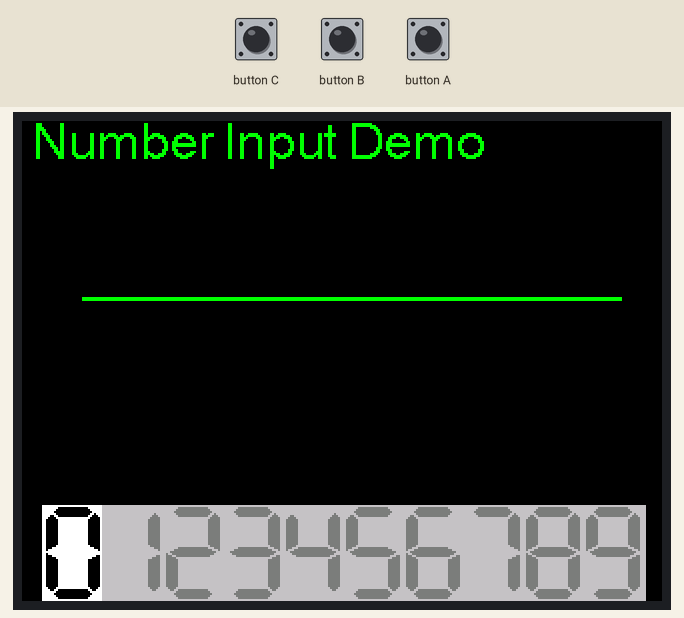
This sketch was run on a simulated ESP32. Parts: 320×240 colour display. Inputs (shaded band) come from the test bench.

Above: at 1.5 s.
1.6 s: button B pressed for 3.2 s
At 3.9 s:
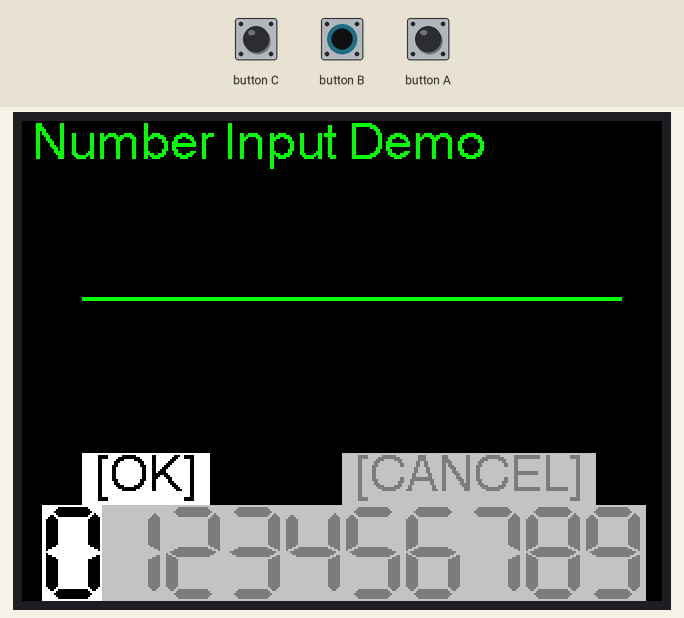
6.3 s: button C pressed for 0.15 s
At 6.7 s:
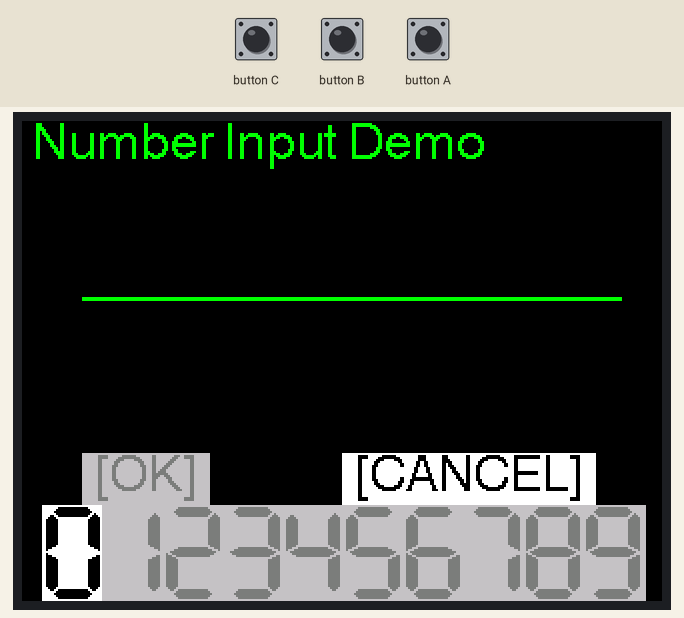
7.9 s: button B pressed for 0.15 s
At 8.9 s:
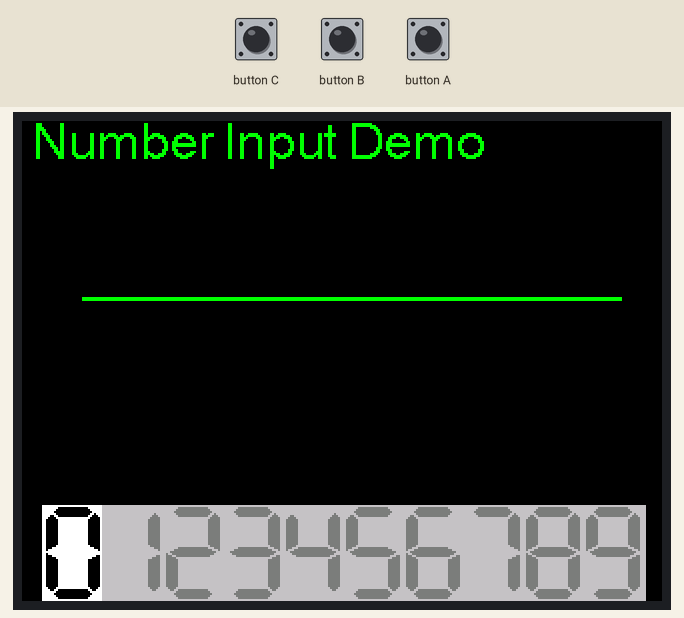
9.6 s: button C pressed for 1 s
At 10.2 s:
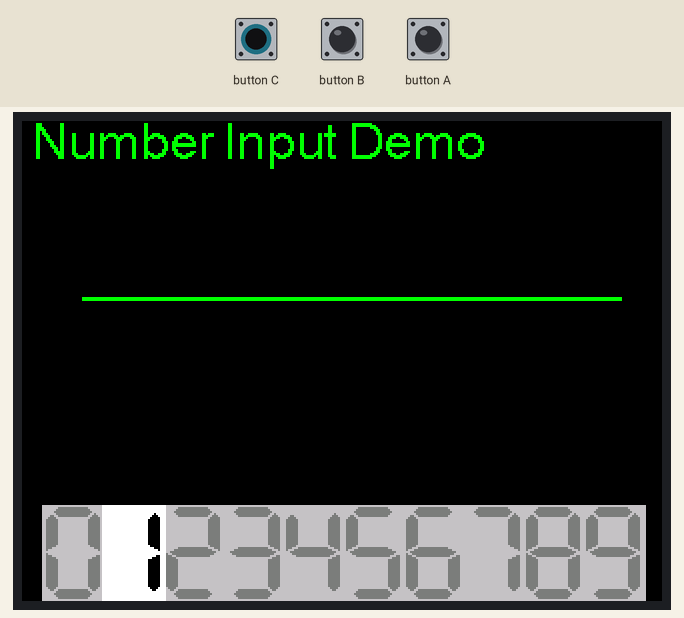
12.1 s: button A pressed for 0.15 s
At 13.3 s:
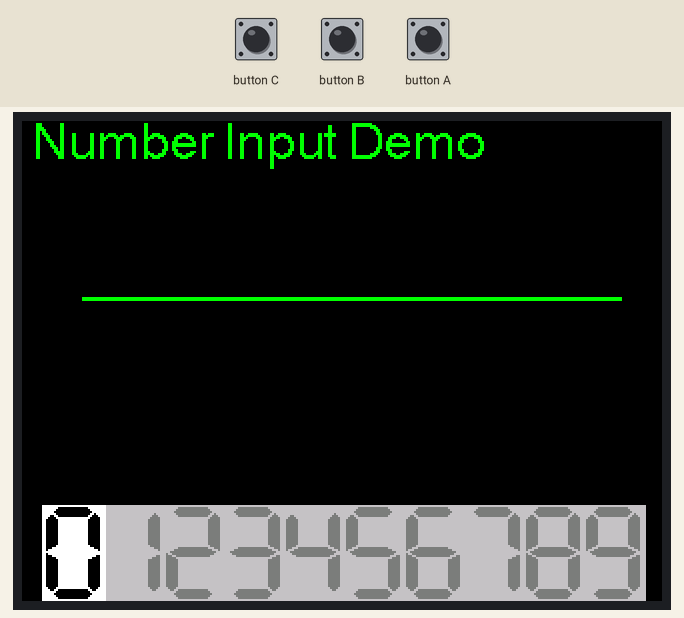
Timing chart, 0 to 14.7 s (numbered marks = the images above; inputs shaded):
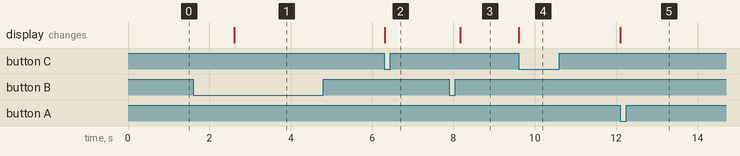

The sketch:

M5StackNumberIF.ino
```cpp
// 数字入力IF
#include <M5Stack.h>

int number = 0; // 入力数字
int num = 0;    // 選択中の数字
int ok = 0;     // 数字入力確定、キャンセル
unsigned long displayTime = 0;  // 長押し判定用
int ll = 0;     // 数字入力状態 0=無選択、1=Bボタン押、2=長押状態、3=確定/キャンセル選択中


void setup()
{
	// put your setup code here, to run once:
	M5.begin();
	M5.Lcd.setCursor(0, 0);
	M5.Lcd.fillScreen(BLACK);
	M5.Lcd.setTextFont(4);
	M5.Lcd.setTextColor(WHITE, BLACK);

	inputdisp(GREEN, 0, 0, " Number Input Demo ");
}


// 数字入力表示初期化
// (x,y)にstr文字を表示
void inputdisp(int col, int x, int y, char *str)
{
	int i;

	M5.Lcd.fillScreen(BLACK);
	M5.Lcd.setTextFont(4);
	M5.Lcd.setTextColor(col, BLACK);
	M5.Lcd.setCursor(x, y);
	M5.Lcd.print(str);

	// 文字入力エリア
	M5.Lcd.setTextFont(7);
	M5.Lcd.setTextColor(BLACK, col);
	numdisp(30, 40, number, 9, col, col);

	// 数字選択エリア
	for(i=0; i<10; i++){
		if(num == i){  // 選択中
			M5.Lcd.setTextColor(BLACK, WHITE);
		}
		else{
			M5.Lcd.setTextColor(DARKGREY, LIGHTGREY);
		}
		M5.Lcd.drawNumber(i, 10+30*i, 240-48, 7);
	}
}


// 数字選択描画
// on=選択数字、off=解除数字
void select(int off, int on)
{
	M5.Lcd.setTextColor(DARKGREY, LIGHTGREY);
	M5.Lcd.drawNumber(off, 10+30*off, 240-48, 7);
	M5.Lcd.setTextColor(BLACK, WHITE);
	M5.Lcd.drawNumber(on, 10+30*on, 240-48, 7);
}


// 数字入力エリア描画
// 右上指定座標(x, y)から9文字分(幅270、高48+2）のエリアに数字描画
// 数字は右詰め
void numdisp(int x, int y, int num, int keta, int col, int cur)
{
	// 下線
	if(cur != BLACK){
		M5.Lcd.fillRect(x, y+48, 270, 2, col);
	}
	// フォント7は、30×48画素
	int i;
	int j;
	int k = 0;
	int pos = 0;
	int div = pow(10, keta-1);
	for(i=0; i<keta; i++){
		j = (num / div) % 10;
		if(j != 0){   // はじめて1以上の数値が来た時から入力を認識
			k = 1;
		}
		if(j != 0 || k != 0){
			M5.Lcd.setTextColor(BLACK, col);
			M5.Lcd.drawNumber(j, x+30*i, y, 7);
		}
		if(k != 0){
			pos++;
		}
		div /= 10;
	}
}


// 数字入力確定、キャンセル選択表示
// 0=ok, 1=cancel
void okdisp(int ok)
{
	if(ok == 0){
		M5.Lcd.setTextColor(BLACK, WHITE);
	}
	else{
		M5.Lcd.setTextColor(DARKGREY, LIGHTGREY);
	}
	M5.Lcd.setCursor(30, 240-48-26);
	M5.Lcd.setTextFont(4);
	M5.Lcd.print(" [OK] ");

	if(ok != 0){
		M5.Lcd.setTextColor(BLACK, WHITE);
	}
	else{
		M5.Lcd.setTextColor(DARKGREY, LIGHTGREY);
	}
	M5.Lcd.setCursor(160, 240-48-26);
	M5.Lcd.setTextFont(4);
	M5.Lcd.print(" [CANCEL] ");
}


void loop() {
	// put your main code here, to run repeatedly:
	M5.update();
	if(M5.BtnA.wasPressed()){
		if(ll == 0){
			if(num > 0){
				select(num, num-1);
				num--;
			}
		}
		else if(ll == 3){
			ok = 0;
			okdisp(ok);
		}
	}
	if(M5.BtnC.wasPressed()){
		if(ll == 0){
			if(num < 9){
				select(num, num+1);
				num++;
			}
		}
		else if(ll == 3){
			ok = 1;
			okdisp(ok);
		}
	}

	if(M5.BtnB.wasPressed()){
		if(ll >= 2){

		}
		else{
			displayTime = millis();
			ll = 1;
		}
	}
	if(M5.BtnB.wasReleased()){
		if(ll == 1){
			if(number < 100000000){
				number = (number * 10) + num;
				numdisp(30, 40, number, 9, GREEN, GREEN);
			}
			ll = 0;
		}
		else if(ll == 2){
			ll++;
		}
		else if(ll == 3){
			number = 0;
			num = 0;
			inputdisp(GREEN, 0, 0, " Number Input Demo ");
			ll = 0;
		}
	}

	// 長押し判定
	if(ll == 1){
		if(millis() - displayTime >= 1000){
			okdisp(0);
			ll = 2;
		}
	}
}
```

Measured:
- after the input at 1.6 s, the display: changes after 1.0 s (image 1)
- after the input at 6.3 s, the display: changes at once (image 2)
- after the input at 7.9 s, the display: changes after 0.26 s (image 3)
- after the input at 9.6 s, the display: changes at once (image 4)
- after the input at 12.1 s, the display: changes at once (image 5)
